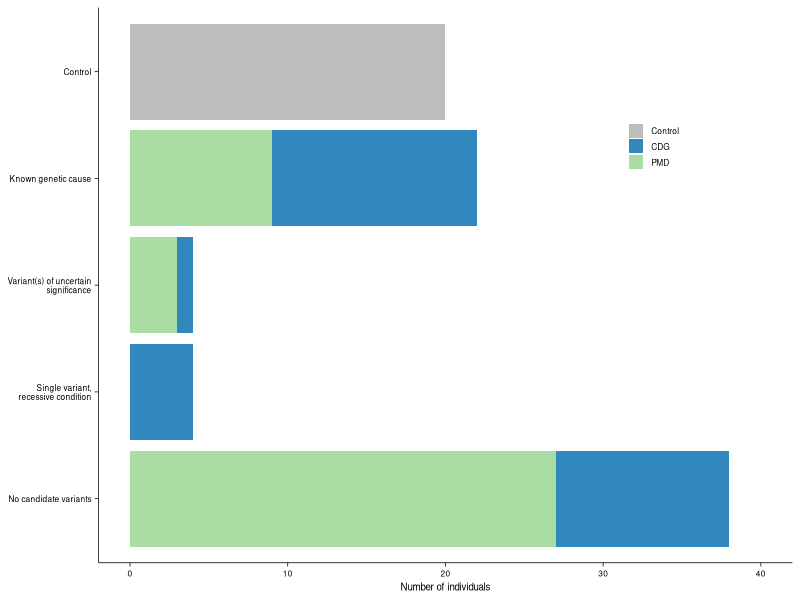

This figure's R source:
#!/usr/bin/env Rscript

# Author: Robert Wang (Xing Lab)
# Date: 2025.02.28
# Figure 1c

# Overview of individuals that underwent TEQUILA-seq. We sequenced skin fibroblast RNAs from 88 individuals, including 20 unaffected 
# healthy controls and 68 rare disease patients who had been clinically referred for evaluation of CDG (congenital disorders of 
# glycosylation) or PMD (primary mitochondrial diseases). Of the 68 rare disease patients, 22 had known genetic causes from prior 
# testing while the remaining 46 were genetically undiagnosed. 

# =====================================================================================================================
#                                                      LIBRARIES 
# =====================================================================================================================

# Load required libraries
suppressMessages(library(dplyr))
suppressMessages(library(ggplot2))
suppressMessages(library(tidyr))

# =====================================================================================================================
#                                                        MAIN
# =====================================================================================================================

# Establish working directories and file paths
workdir <- "/mnt/isilon/lin_lab_share/STRIPE"
outfile <- file.path(workdir, "manuscript/Revisions/20250228/Main_Figures/Figure_1/Figure_1c.pdf")

# Construct dataframe summarizing number of individuals in cohort by disease group and genetic diagnosis category
df <- tibble(
    Category = rep(c("Control", "Known genetic cause", "Variant(s) of uncertain\nsignificance",
        "Single variant,\nrecessive condition", "No candidate variants"), each = 3),
    Group = rep(c("Control", "CDG", "PMD"), 5),
    Count = c(20, 0, 0, 0, 13, 9, 0, 1, 3, 0, 4, 0, 0, 11, 27)
)
df$Category <- factor(df$Category, levels = rev(c("Control", "Known genetic cause", "Variant(s) of uncertain\nsignificance",
    "Single variant,\nrecessive condition", "No candidate variants")))
df$Group <- factor(df$Group, levels = c("Control", "CDG", "PMD"))

# Plot number of individuals in cohort by disease group and genetic diagnosis category
p <- ggplot(df, aes(x = Count, y = Category, fill = Group)) + geom_bar(stat = "identity") + theme_classic() + xlim(0, 40) +
    theme(panel.grid.major = element_blank(), panel.grid.minor = element_blank(), panel.background = element_blank(), 
    axis.text = element_text(color = "black", size = 6), axis.title.x = element_text(color = "black", size = 7), 
    axis.title.y = element_blank(), axis.ticks = element_line(color = "black", linewidth = 0.25), 
    axis.line = element_line(color = "black", linewidth = 0.25), legend.title = element_blank(), 
    legend.text = element_text(color = "black", size = 6), legend.position = c(0.8, 0.75), legend.key.size = unit(0.4, 'cm')) + 
    xlab("Number of individuals") + scale_fill_manual(values = c("#BEBEBE", "#3188BD", "#AADDA3"))

# Save p to outfile
ggsave(outfile, plot = p, width = 3, height = 1.75)
